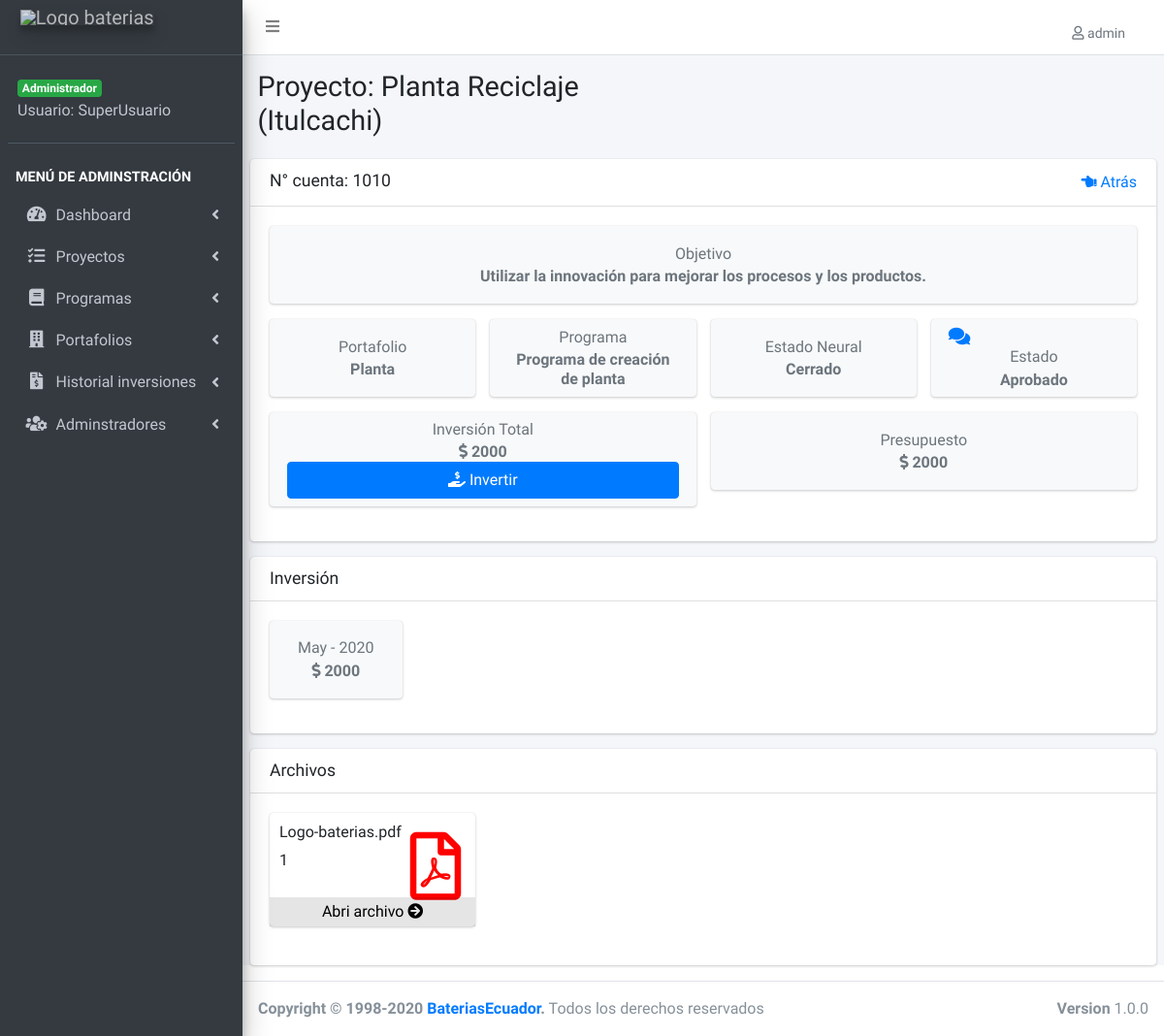
Page /detalle-proyecto.php?id=1 (signed in) on the earlier database version.
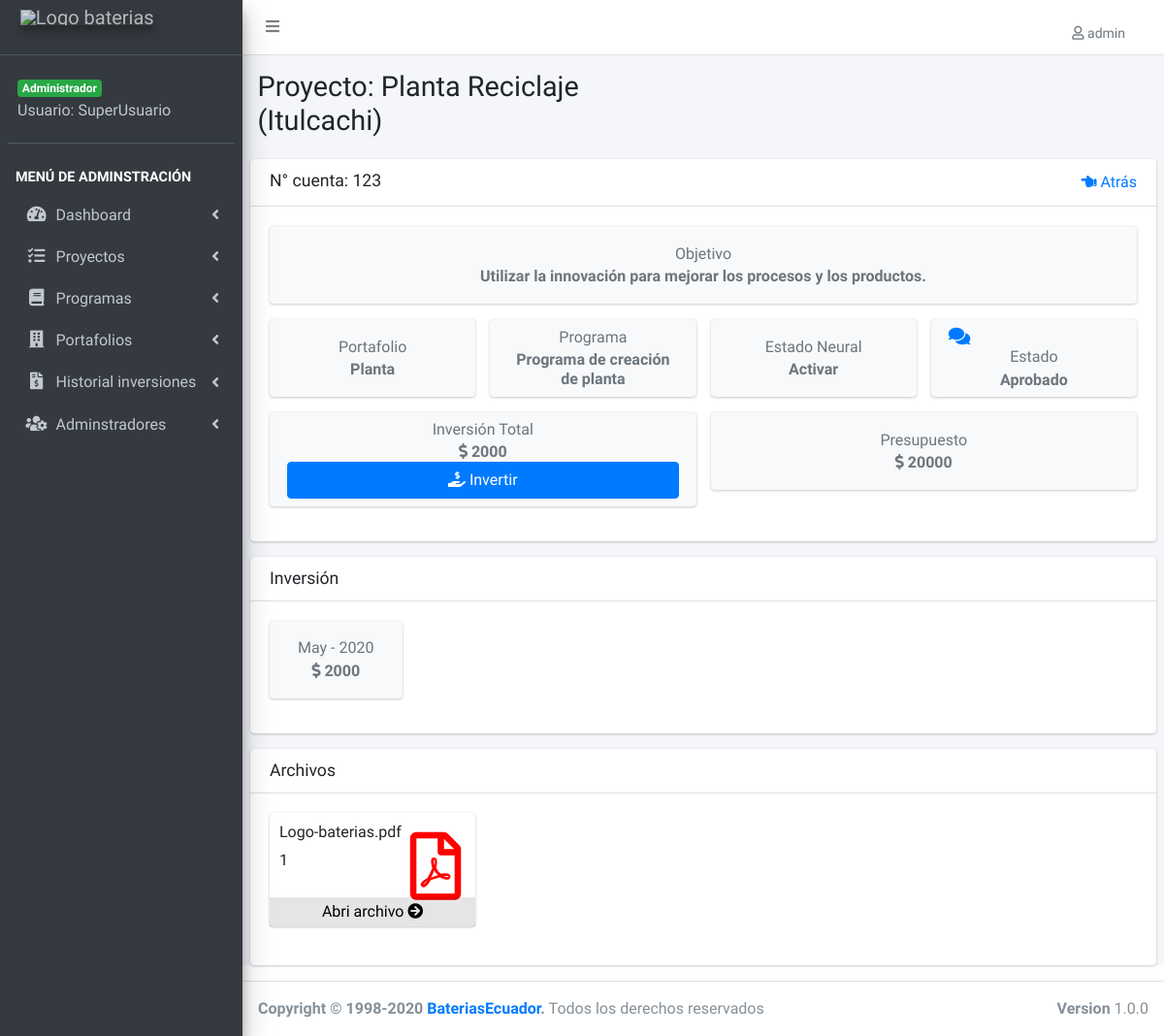
Same page on the later database version.
### tables this page shows
CREATE TABLE IF NOT EXISTS `proyectos` (
  `proyecto_id` int(11) NOT NULL AUTO_INCREMENT,
  `inicio` date NOT NULL,
  `detalle` varchar(255) NOT NULL,
  `objetivo_estrategico` varchar(100) NOT NULL,
  `presupuesto_inicial` double NOT NULL,
  `estado_neural` varchar(50) NOT NULL,
  `url_video` varchar(255) DEFAULT NULL,
  `url_documento` varchar(255) DEFAULT NULL,
  `cuenta` varchar(255) DEFAULT '0',
  `portafolio_id` int(11) NOT NULL DEFAULT '0',
  `programa_id` int(11) NOT NULL,
  `estado_id` int(11) NOT NULL,
  `editado` datetime DEFAULT NULL,
  PRIMARY KEY (`proyecto_id`),
  UNIQUE KEY `detalle` (`detalle`),
  KEY `FK_proyectos_portafolios` (`portafolio_id`),
  KEY `FK_proyectos_programas` (`programa_id`),
  KEY `FK_proyectos_estados` (`estado_id`),
  CONSTRAINT `FK_proyectos_estados` FOREIGN KEY (`estado_id`) REFERENCES `estados` (`estado_id`),
  CONSTRAINT `FK_proyectos_portafolios` FOREIGN KEY (`portafolio_id`) REFERENCES `portafolios` (`portafolio_id`),
  CONSTRAINT `FK_proyectos_programas` FOREIGN KEY (`programa_id`) REFERENCES `programas` (`programa_id`)
);

CREATE TABLE IF NOT EXISTS `portafolios` (
  `portafolio_id` int(11) NOT NULL AUTO_INCREMENT,
  `area` varchar(50) NOT NULL DEFAULT '',
  `editado` datetime DEFAULT NULL,
  PRIMARY KEY (`portafolio_id`),
  UNIQUE KEY `area` (`area`)
);

CREATE TABLE IF NOT EXISTS `programas` (
  `programa_id` int(11) NOT NULL AUTO_INCREMENT,
  `descripcion` varchar(50) NOT NULL DEFAULT '0',
  `editado` datetime DEFAULT NULL,
  PRIMARY KEY (`programa_id`),
  UNIQUE KEY `descripcion` (`descripcion`)
);

CREATE TABLE IF NOT EXISTS `estados` (
  `estado_id` int(11) NOT NULL AUTO_INCREMENT,
  `estado` varchar(50) NOT NULL DEFAULT '',
  PRIMARY KEY (`estado_id`)
);

CREATE TABLE IF NOT EXISTS `cuentas` (
  `proyecto_id` int(11) NOT NULL DEFAULT '0',
  `registros_id` int(11) NOT NULL DEFAULT '0',
  PRIMARY KEY (`proyecto_id`,`registros_id`),
  KEY `FK_cuentas_registros` (`registros_id`),
  CONSTRAINT `FK_cuentas_proyectos` FOREIGN KEY (`proyecto_id`) REFERENCES `proyectos` (`proyecto_id`) ON DELETE CASCADE ON UPDATE CASCADE,
  CONSTRAINT `FK_cuentas_registros` FOREIGN KEY (`registros_id`) REFERENCES `registros` (`registros_id`) ON DELETE CASCADE ON UPDATE CASCADE
);

CREATE TABLE IF NOT EXISTS `registros` (
  `registros_id` int(11) NOT NULL AUTO_INCREMENT,
  `presupuesto` double(22,0) NOT NULL,
  `anio` date NOT NULL,
  `editado` datetime DEFAULT NULL,
  PRIMARY KEY (`registros_id`)
);

### funciones/sesiones.php (called while the page is built, shortened)
<?php
  function getTotalInversionProyecto_id($proyecto_id){
    $sql = " SELECT  SUM(presupuesto) AS total FROM cuentas ";
    $sql .= " INNER JOIN registros ON registros.registros_id = cuentas.registros_id ";
    $sql .= " WHERE proyecto_id = $proyecto_id ";
    return $sql;
  }

### detalle-proyecto.php (the view, shortened to what the rows shown need)
<?php
include_once('funciones/sesiones.php');
include_once('funciones/funciones.php');
include_once('templates/header.php');
$id = $_GET['id'];
include_once('templates/barra.php');
?>
<div class="content-wrapper">
  <?php
    try {
      $sql = "SELECT proyecto_id,cuenta, detalle,url_video, url_documento, objetivo_estrategico, presupuesto_inicial, estado_neural, estados.estado_id, estado, area, descripcion ";
      $sql .= " FROM proyectos ";
      $sql .= " INNER JOIN portafolios ";
      $sql .= " ON proyectos.portafolio_id = portafolios.portafolio_id ";
      $sql .= " INNER JOIN programas ";
      $sql .= " ON proyectos.programa_id=programas.programa_id ";
      $sql .= " INNER JOIN estados ";
      $sql .= " ON proyectos.estado_id=estados.estado_id ";
      $sql .= " WHERE proyecto_id = $id ";
      $resultado = $conn->query($sql);
      $proyecto = $resultado->fetch_assoc();
    } catch (Exception $e) {
      echo "Error: " . $e->getMessage();
    }
    ?>
  <section class="content-header">
    <div class="container-fluid">
      <div class="row mb-2">
        <div class="col-sm-6">
          <h1>Proyecto: <?php echo $proyecto['detalle'] ?> </h1>
        </div>
      </div>
    </div>
  </section>
  <section class="content">
    <div class="card">
      <div class="card-header">
        <h3 class="card-title">N° cuenta: <?php echo $proyecto['cuenta'] ?></h3>
        <a id="back" href="#" class="float-right"><i class="fas fa-hand-point-left"></i> Atrás</a>
      </div>
      <div class="card-body">
        <div class="row">
          <?php
          $cartel = "col-sm-10";
          if ($proyecto['url_video'] !== "") {
            $video = "col-sm-2";
            $cartel = "col-sm-10"; ?>
            <div class=" col-12 <?php echo $video ?>">
              <div class="small-box bg-danger">
                <div class="inner">
                  <p>Video</p>
                </div>
                <div class="icon">
                  <i class="fab fa-youtube"></i>
                </div>
                <a href="<?php echo $proyecto['url_video'] ?>" class="small-box-footer">Ir <i class="fas fa-arrow-circle-right"></i></a>
              </div>
            </div>
          <?php } else {
            $cartel = "col-sm-12";
          }
          ?>
          <div class=" col-12 <?php echo $cartel ?>">
            <div class="info-box bg-light">
              <div class="info-box-content">
                <span class="info-box-text text-center text-muted">Objetivo</span>
                <span class="info-box-number text-center text-muted mb-0"> <?php echo $proyecto['objetivo_estrategico'] ?> </span>
              </div>
            </div>
          </div>
        </div>
        <div class="row">
          <div class="col-12 col-sm-3">
            <div class="info-box bg-light">
              <div class="info-box-content">
                <span class="info-box-text text-center text-muted">Portafolio</span>
                <span class="info-box-number text-center text-muted mb-0"> <?php echo $proyecto['area'] ?> </span>
              </div>
            </div>
          </div>
          <div class="col-12 col-sm-3">
            <div class="info-box bg-light">
              <div class="info-box-content">
                <span class="info-box-text text-center text-muted">Programa</span>
                <span class="info-box-number text-center text-muted mb-0"><?php echo $proyecto['descripcion'] ?></span>
              </div>
            </div>
          </div>
          <div class="col-12 col-sm-3">
            <div class="info-box bg-light">
              <div class="info-box-content">
                <span class="info-box-text text-center text-muted">Estado Neural</span>
                <span class="info-box-number text-center text-muted mb-0"> <?php echo $proyecto['estado_neural'] ?></span></div>
            </div>
          </div>
          <div class="col-12 col-sm-3">
            <div class="info-box bg-light">
              <div class="info-box-content">
                <div style="justify-content: space-between;">
                  <a type="button" data-toggle="modal" data-target="#exampleModal"> <i class="fas fa-comments" style="color: #007bff; font-size: 20px;"></i></a>
                </div>
                <span class="info-box-text text-center text-muted">Estado</span>
                <span id="detalle-cerrado" class="info-box-number text-center text-muted mb-0"><?php echo $proyecto['estado'] ?><span>
              </div>
            </div>
          </div>
        </div>
        <div class="row">
            <?php
            $resultado = $conn->query(getTotalInversionProyecto_id($id));
            $registrados = $resultado->fetch_assoc();
            ?>
          <div class="col-12 col-sm-6">
            <div class="info-box bg-light">
              <div class="info-box-content">
                <span class="info-box-text text-center text-muted">Presupuesto</span>
                <span class="info-box-number text-center text-muted mb-0" id="presupuesto_total"> <i class="fas fa-dollar-sign"></i> <?php echo $proyecto['presupuesto_inicial'] ?> </span>
              </div>
            </div>
          </div>
        </div>
      </div>
    </div>
    <?php
    if ($registrados['total'] == null) {
    } else { ?>
      <div class="card">
        <div class="card-body">
          <div class="row">
            <?php
            try {
              $sql = " SELECT  *  FROM cuentas ";
              $sql .= " INNER JOIN registros ON registros.registros_id = cuentas.registros_id ";
              $sql .= " WHERE proyecto_id = $id ";
              $resultado = $conn->query($sql);
            } catch (Exception $e) {
              $error = $e->getMessage();
              echo $error;
            }
            while ($registrados = $resultado->fetch_assoc()) { ?>
              <div class="col-12 col-sm-2">
                <div class="info-box bg-light">
                  <div class="info-box-content">
                    <span class="info-box-text text-center text-muted" style="text-transform: capitalize;">
                      <?php
                      $fechaComoEntero = strtotime($registrados['anio']);
                      $anio = strftime("%B - %Y", $fechaComoEntero);
                      echo $anio;
                      ?>
                    </span>
                    <span class="info-box-number text-center text-muted mb-0"> <i class="fas fa-dollar-sign"></i> <?php echo $registrados['presupuesto'] ?> </span>
                  </div>
                </div>
              </div>
            <?php } ?>
          </div>
        </div>
      </div>
    <?php }  ?>
    <div class="card">
      <div class="card-body">
        <div class="row">
          <?php
          if ($proyecto['url_documento'] == "") { ?>
            <div class="col-lg-3 col-6">
              <div class="small-box bg-ligt">
                <div class="inner">
                  <p>No existen documentos</p>
                </div>
                <div class="icon">
                  <i class="fas fa-book-dead" style="color: black;"></i>
                </div>
                <a href="lista-cuenta.php" class="small-box-footer" style="color: black;"> </a>
              </div>
            </div>
            <?php  } else {
            $array = explode(",", $proyecto['url_documento']);
            foreach ($array as $clave => $valor) { ?>
              <div class="col-lg-3 col-6">
                <div class="small-box bg-ligt">
                  <div class="inner">
                    <h6><?php echo $valor; ?></h6>
                    <p><?php echo $clave + 1 ?></p>
                  </div>
                  <div class="icon">
                    <i class="far fa-file-pdf" style="color: red;"></i>
                  </div>
                  <a href="docs/<?php echo $valor; ?>" class="small-box-footer" style="color: black;">Abri archivo <i class="fas fa-arrow-circle-right"></i></a>
                </div>
              </div>
          <?php  }
          }
          ?>
        </div>
      </div>
    </div>
  </section>
</div>
<?php
include_once('templates/footer.php');
?>

Differences in the rows shown:
changed proyectos "Logo-baterias.pdf": cuenta "1010" → "123"; estado_neural "Cerrado" → "Activar"; presupuesto_inicial "2000" → "20000"
